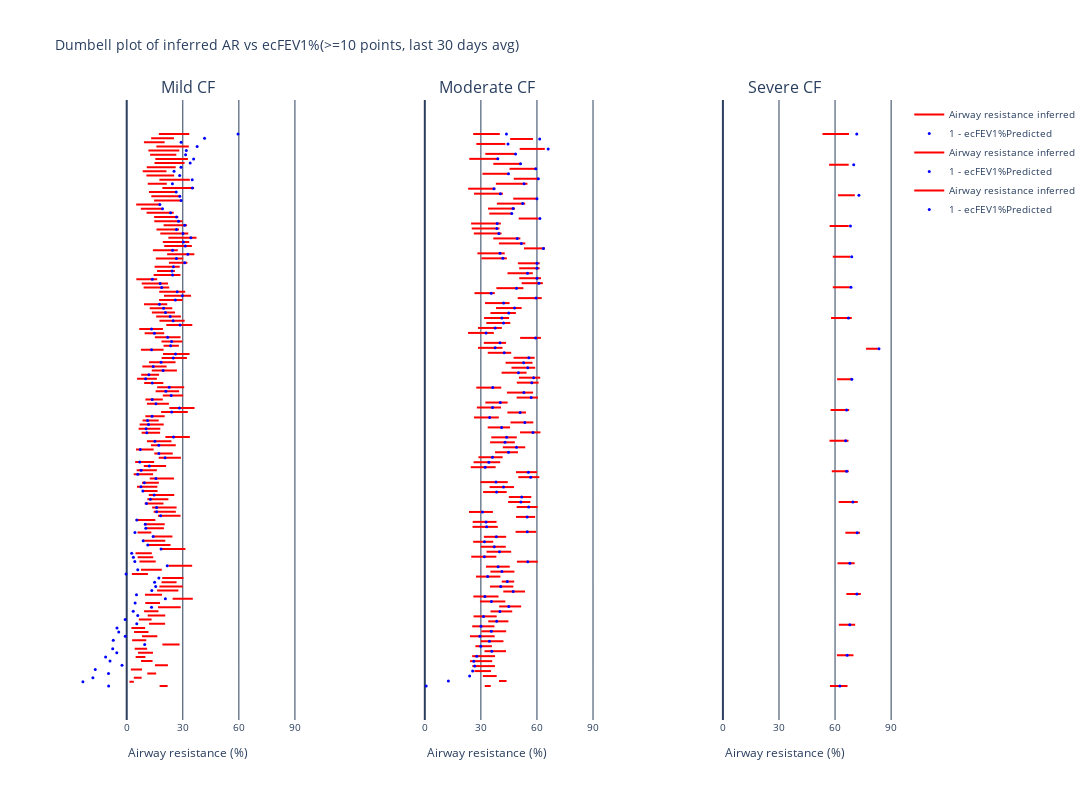

This figure's notebook cell:
### Code cell
# Adding 2nd day massively reduces the AR compared to examples with low ecFEV1

import plotly.graph_objects as go

title = f"Dumbell plot of inferred AR vs ecFEV1%(>={min_datapoints} points, last 30 days avg)"


fig = make_subplots(1, 3, horizontal_spacing=0.1, 
                    column_titles=["Mild CF", "Moderate CF", "Severe CF"])


def plot_dumbell_for_df(fig, df, measures, col):
    # For measure[0]
    mask = df["measure"] == measures[0]
    for id in df[mask]["ID"].unique():
        mask_id = df["ID"] == id
        # Add mask
        mask_final = mask_id & mask
        fig.add_trace(
            go.Scatter(
                x=df[mask_final]["value"],
                y=df[mask_final]["ID"],
                mode="lines",
                name="Airway resistance inferred",
                marker=dict(size=2, color="red"),
                line=dict(width=2),
                # legendgroup="Airway resistance predicted",  # Add legend group
                showlegend=True if id == df[mask]["ID"].unique()[0] else False,  # Only show legend for first trace
            ),
            row=1,
            col=col,
        )
    # For measure[1]
    mask = df["measure"] == measures[1]
    fig.add_trace(
        go.Scatter(
            x=df[mask]["value"],
            y=df[mask]["ID"],
            mode="markers",
            name="1 - ecFEV1%Predicted",
            marker=dict(size=3, color="blue"),
            # legendgroup="1 - ecFEV1%Predicted",  # Add legend group
        ),
        row=1,
        col=col,
    )

# df_to_plot = df_ar_fev1_o2_2d_dumbell
# ar_col = "AR_fev1_o2_2d"

df_to_plot = df_ar_fev1_o2_fef2575_2d_dumbell
ar_col = "AR_fev1_o2_fef2575_2d"


# Split dataframe between mild, moderate and severe CF lung disease
# Equivalent to Mean AR_ecFEV1% < 30%, 30 to 60 and > 60%
# Get unique IDs and their corresponding Mean AR_ecFEV1% values
mask_ecfev1 = df_to_plot["measure"] == f"Mean {ar_col} prediction"

id_ecfev1_values = df_to_plot[mask_ecfev1].groupby("ID")["value"].mean()

# Split IDs into three groups based on ecFEV1% values
mild_ids = id_ecfev1_values[id_ecfev1_values < 30].index
moderate_ids = id_ecfev1_values[(id_ecfev1_values >= 30) & (id_ecfev1_values <= 60)].index
severe_ids = id_ecfev1_values[id_ecfev1_values > 60].index

# Create the three dataframes
df_mild = df_to_plot[df_to_plot["ID"].isin(mild_ids)]
df_moderate = df_to_plot[df_to_plot["ID"].isin(moderate_ids)]
df_severe = df_to_plot[df_to_plot["ID"].isin(severe_ids)]

# Print the sizes to verify
print(f"Mild size: {len(df_mild)}")
print(f"Moderate size: {len(df_moderate)}")
print(f"Severe size: {len(df_severe)}")

# Plot the three groups
plot_dumbell_for_df(fig, df_mild, [f"Mean {ar_col} dist", "Mean AR_ecFEV1%"], 1)
plot_dumbell_for_df(fig, df_moderate, [f"Mean {ar_col} dist", "Mean AR_ecFEV1%"], 2)
plot_dumbell_for_df(fig, df_severe, [f"Mean {ar_col} dist", "Mean AR_ecFEV1%"], 3)



# Split the dataframe into 3 roughly equal parts
#
#
# ids = df_ar_fev1_o2_fef2575_2d.ID.unique()
# chunk_size = int(np.ceil(len(ids) // 3))
#
# # Get first chunk
# chunk1_ids = ids[0:chunk_size]
#
# # Get second chunk
# chunk2_ids = ids[chunk_size:2*chunk_size]
#
# # Get third chunk
# chunk3_ids = ids[2*chunk_size:len(ids)]
#
# # Create the three dataframes
# df_ar_fev1_o2_fef2575_2d_chunk1 = df_ar_fev1_o2_fef2575_2d.set_index("ID").loc[chunk1_ids].reset_index()
# df_ar_fev1_o2_fef2575_2d_chunk2 = df_ar_fev1_o2_fef2575_2d.set_index("ID").loc[chunk2_ids].reset_index()
# df_ar_fev1_o2_fef2575_2d_chunk3 = df_ar_fev1_o2_fef2575_2d.set_index("ID").loc[chunk3_ids].reset_index()
#
# Print the sizes to verify
# print(f"Chunk 1 size: {len(df_ar_fev1_o2_fef2575_2d_chunk1)}")
# print(f"Chunk 2 size: {len(df_ar_fev1_o2_fef2575_2d_chunk2)}")
# print(f"Chunk 3 size: {len(df_ar_fev1_o2_fef2575_2d_chunk3)}")
#
# plot_dumbell_for_df(fig, df_ar_fev1_o2_fef2575_2d_chunk1, ["Mean AR_fev1_o2_fef2575_2d dist", "Mean AR_ecFEV1%"], 3)
# plot_dumbell_for_df(fig, df_ar_fev1_o2_fef2575_2d_chunk2, ["Mean AR_fev1_o2_fef2575_2d dist", "Mean AR_ecFEV1%"], 2)
# plot_dumbell_for_df(fig, df_ar_fev1_o2_fef2575_2d_chunk3, ["Mean AR_fev1_o2_fef2575_2d dist", "Mean AR_ecFEV1%"], 1)


# Compare different models
#
#
# plot_dumbell_for_df(fig, df_ar_fev1_o2, ["Mean AR_fev1_o2 dist", "Mean AR_ecFEV1%"], 1)
# plot_dumbell_for_df(fig, df_ar_fev1_o2_2d, ["Mean AR_fev1_o2_2d dist", "Mean AR_ecFEV1%"], 2)


fig.update_layout(
    height=800,
    # height=1800,
    width=1200,
    font=dict(size=10),
    showlegend=True,
    title=title,
    plot_bgcolor="white",
    paper_bgcolor="white",
)
print(min(df_to_plot["value"]))
fig.update_xaxes(
    range=[-25, 91],
    tickvals=[0, 30, 60, 90],
    title=AR.name,
    gridcolor="#2a3f5f",
    zeroline=True,
    zerolinecolor="#2a3f5f",
    zerolinewidth=2,
)
fig.update_yaxes(
    showticklabels=False,
    showgrid=False,
    gridcolor="#2a3f5f",
    zeroline=True,
    zerolinecolor="#2a3f5f",
    zerolinewidth=2,
)
# fig.write_image(f"{dh.get_path_to_main()}PlotsBreathe/Dumbell_plot_AR_ecFEV1_by_severity/{title}.pdf")
fig.show()

# On this plot, if a person is very sick, it's best fev1 measurement will contain a lot of inflammatory markers (sputum, airway wall inflammation).
# The sicker the person,the more underestimated the AR pred is because the maximum FEV1 blown is not healthy.
# Let's add the FEF25-75.

# 60% of data falls within red band

# TODO: add vertical lines corresponding to key AR values

# Longitudinal AR profile on the web app
